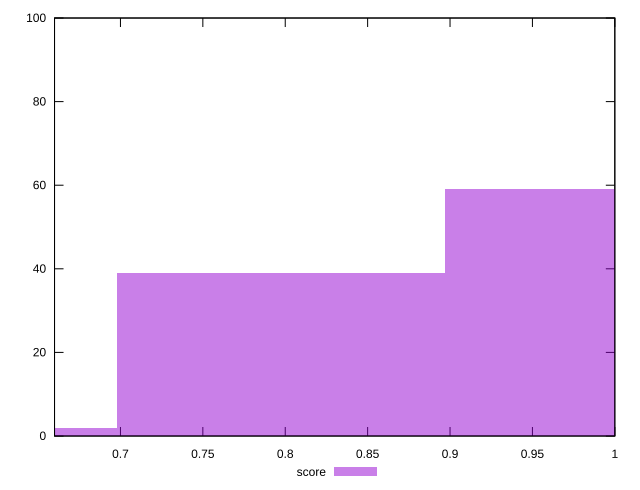

The gnuplot source for this figure:
reset

$score <<EOF
0.7975233497667039 39
0.9969041872083799 59
0.5981425123250279 2
EOF

set key outside below
set boxwidth 0.19938083744167598
set xrange [0.66:1]
set yrange [0:100]
set trange [0:100]
set style fill transparent solid 0.5 noborder
set terminal svg size 640, 490 enhanced background rgb 'white'
set output "report_00013_2021-02-09T12-04-24.940Z/offscreen-images/samples/pages+cached+noadtech/score/histogram.svg"

plot $score title "score" with boxes

reset
